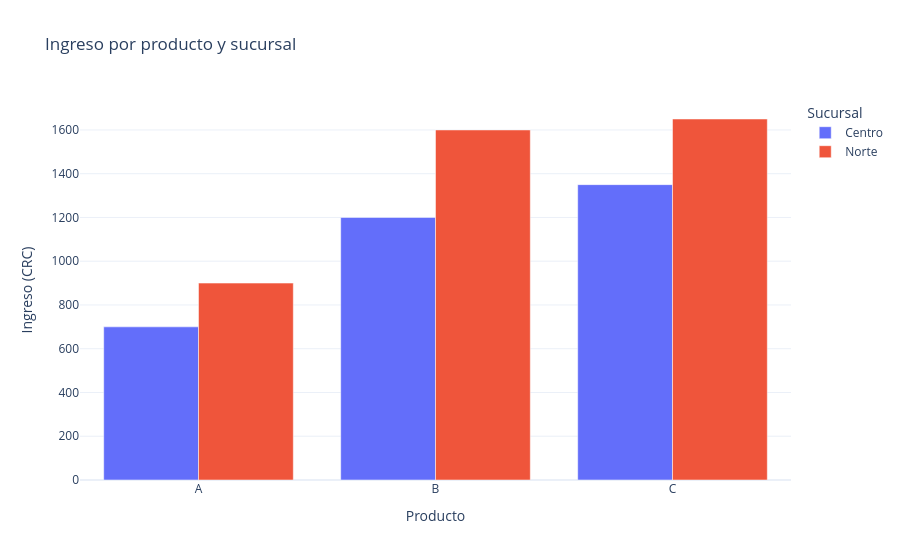

Write notebook code for a chart like this one.
### Markdown cell above
## Plotly Express: de tabla a figura

Plotly Express devuelve una Figure que puede personalizarse después. Los gráficos permiten explorar puntos con el cursor y ocultar series desde la leyenda. En px.bar los valores no se resumen automáticamente como en un barplot estadístico: prepara los totales antes.

hover_data controla qué columnas aparecen al explorar. Un dato oculto en el gráfico puede seguir presente en el archivo exportado; comparte únicamente los datos que corresponde distribuir.

### Code cell
import pandas as pd
datos = pd.DataFrame({
    "Sucursal": ["Centro"]*6 + ["Norte"]*6,
    "Producto": ["A", "B", "C"]*4,
    "Unidades": [2, 4, 3, 5, 2, 6, 3, 5, 4, 6, 3, 7],
    "Precio": [100, 200, 150]*4
})
datos["Ingreso"] = datos["Unidades"] * datos["Precio"]
import plotly.express as px
r=datos.groupby(["Sucursal","Producto"],as_index=False).Ingreso.sum()
fig=px.bar(r,x="Producto",y="Ingreso",color="Sucursal",barmode="group",labels={"Ingreso":"Ingreso (CRC)"},title="Ingreso por producto y sucursal")
fig.update_layout(template="plotly_white",legend_title_text="Sucursal")
fig.show()

### Figure 1 — Plotly figure (JSON) as saved in the notebook; plotly's stock layout.template omitted (floating-point values rounded to 4 significant figures)
{"data": [{"alignmentgroup": "True", "hovertemplate": "Sucursal=Centro<br>Producto=%{x}<br>Ingreso (CRC)=%{y}<extra></extra>", "legendgroup": "Centro", "marker": {"color": "#636efa", "pattern": {"shape": ""}}, "name": "Centro", "offsetgroup": "Centro", "orientation": "v", "showlegend": true, "textposition": "auto", "type": "bar", "x": ["A", "B", "C"], "xaxis": "x", "y": [700, 1200, 1350], "yaxis": "y"}, {"alignmentgroup": "True", "hovertemplate": "Sucursal=Norte<br>Producto=%{x}<br>Ingreso (CRC)=%{y}<extra></extra>", "legendgroup": "Norte", "marker": {"color": "#EF553B", "pattern": {"shape": ""}}, "name": "Norte", "offsetgroup": "Norte", "orientation": "v", "showlegend": true, "textposition": "auto", "type": "bar", "x": ["A", "B", "C"], "xaxis": "x", "y": [900, 1600, 1650], "yaxis": "y"}], "layout": {"barmode": "group", "legend": {"title": {"text": "Sucursal"}, "tracegroupgap": 0}, "title": {"text": "Ingreso por producto y sucursal"}, "xaxis": {"anchor": "y", "domain": [0.0, 1.0], "title": {"text": "Producto"}}, "yaxis": {"anchor": "x", "domain": [0.0, 1.0], "title": {"text": "Ingreso (CRC)"}}}}
